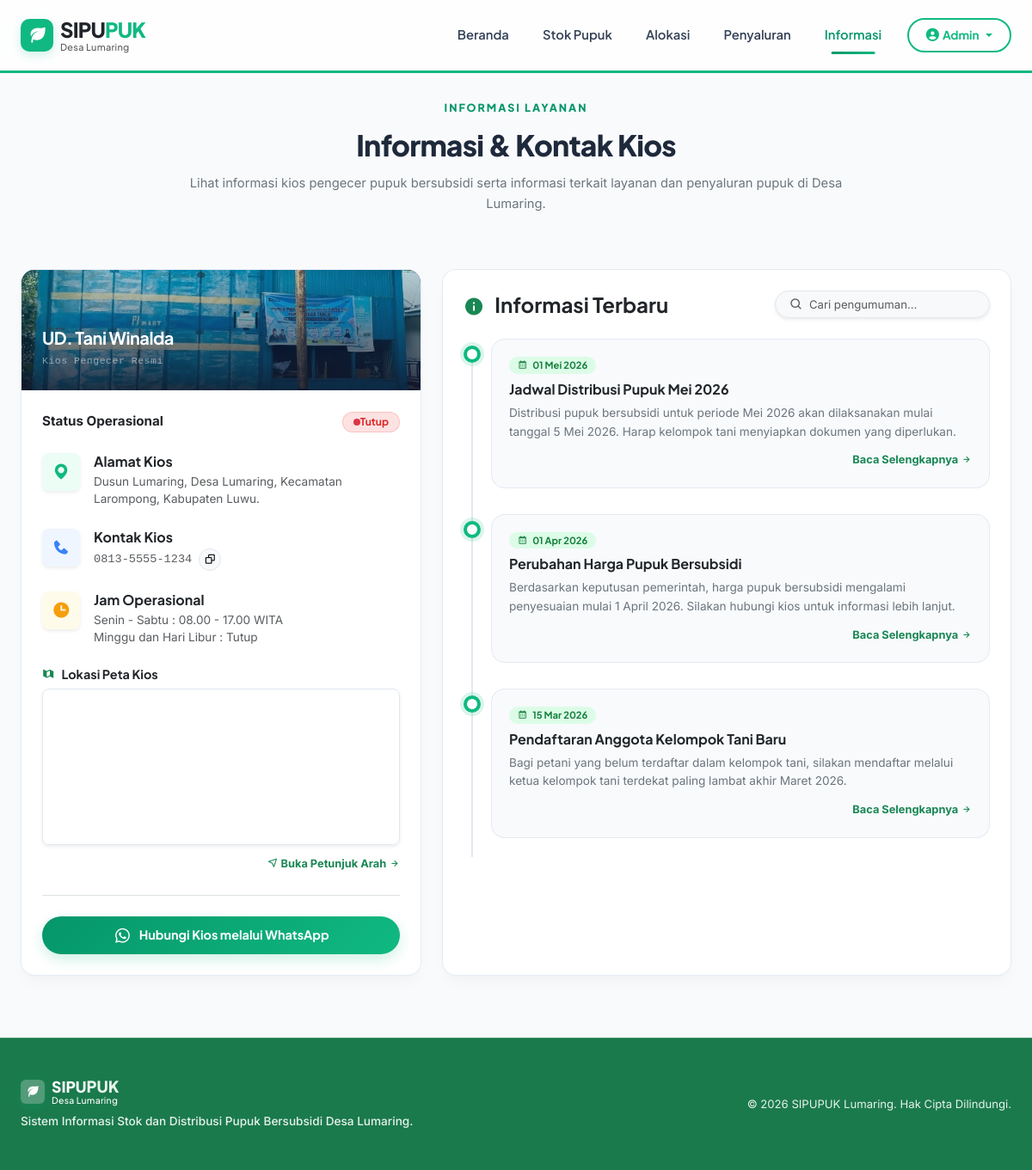
The page /index.php?page=informasi (signed in) on the database its author committed.
### tables this page shows
CREATE TABLE `informasi` (
  `id` INT(11) NOT NULL AUTO_INCREMENT,
  `judul` VARCHAR(200) NOT NULL,
  `isi` TEXT NOT NULL,
  `tanggal` DATE NOT NULL,
  `aktif` TINYINT(1) DEFAULT 1,
  `created_at` TIMESTAMP DEFAULT CURRENT_TIMESTAMP,
  PRIMARY KEY (`id`)
);

### index.php (called while the page is built, shortened)
<?php
require_once __DIR__ . '/config/database.php';
require_once __DIR__ . '/libraries/helpers.php';
include __DIR__ . '/views/layouts/public_layout.php';

### config/database.php (called while the page is built, shortened)
<?php
$base_url = '/webpupuk';
$assets_url = $base_url . '/assets';

### libraries/helpers.php (called while the page is built, shortened)
<?php
function formatTanggalShort($date) {
    $bulan = [
        1 => 'Jan', 'Feb', 'Mar', 'Apr', 'Mei', 'Jun',
        'Jul', 'Agt', 'Sep', 'Okt', 'Nov', 'Des'
    ];
    $d = new DateTime($date);
    return $d->format('d') . ' ' . $bulan[(int)$d->format('m')] . ' ' . $d->format('Y');
}

### views/publik/informasi.php (the view, shortened to what this page needs)
<?php
$informasi = $conn->query("SELECT * FROM informasi WHERE aktif=1 ORDER BY tanggal DESC");
$informasi_list = [];
if ($informasi && $informasi->num_rows > 0) {
    while ($row = $informasi->fetch_assoc()) {
        $row['tanggal_formatted'] = formatTanggalShort($row['tanggal']);
        $informasi_list[] = $row;
    }
}
$is_open = false;
?>
<div style="height: 40px; background-color: transparent;"></div>
<section class="py-5" style="background: #f8fafc; min-height: 80vh;">
    <div class="container py-4">
    <div class="row justify-content-center text-center mb-5 animate__animated animate__fadeIn">
        <div class="col-lg-8">
            <span class="section-label">Informasi Layanan</span>
            <h2 class="section-title">Informasi & Kontak Kios</h2>
            <p class="text-secondary" style="font-size: 0.92rem;">
                Lihat informasi kios pengecer pupuk bersubsidi serta informasi terkait layanan dan penyaluran pupuk di Desa Lumaring.
            </p>
        </div>
    </div>
    <div class="row g-4 justify-content-center animate__animated animate__fadeInUp">
        <div class="col-lg-5">
            <div class="card border-0 rounded-4 shadow-sm h-100 bg-white hover-up transition overflow-hidden"
                style="border: 1px solid rgba(226, 232, 240, 0.8) !important;">
                <div class="position-relative" style="height: 140px; overflow: hidden; background: #0f172a;">
                    <div class="position-absolute top-0 start-0 w-100 h-100" style="background: linear-gradient(to bottom, rgba(16, 185, 129, 0.1), rgba(15, 23, 42, 0.82)); z-index: 1;"></div>
                    <img src="<?= $assets_url ?>/img/kios.jpg" alt="UD. Tani Winalda" style="width: 100%; height: 100%; object-fit: cover; filter: brightness(0.95);">
                    <div class="position-absolute bottom-0 start-0 p-4 w-100 text-white" style="z-index: 2;">
                        <h4 class="fw-bold mb-0 text-white" style="font-size: 1.25rem; letter-spacing: -0.5px;">UD. Tani Winalda</h4>
                        <span class="text-white-50 font-monospace" style="font-size: 0.72rem; letter-spacing: 0.5px;">Kios Pengecer Resmi</span>
                    </div>
                </div>
                <div class="card-body p-4">
                    <div class="d-flex align-items-center justify-content-between mb-4">
                        <span class="fw-bold text-slate-800" style="font-size: 0.95rem;">Status Operasional</span>
                        <?php if ($is_open): ?>
                            <span class="badge bg-success-subtle text-success align-middle d-inline-flex align-items-center animate-pulse" style="font-size: 0.75rem; border: 1px solid rgba(16, 185, 129, 0.2); padding: 5px 12px;">
                                <span class="spinner-grow spinner-grow-sm text-success me-1.5" role="status" style="width: 8px; height: 8px; animation-duration: 1.2s;"></span> Buka Sekarang
                            </span>
                        <?php else: ?>
                            <span class="badge bg-danger-subtle text-danger align-middle d-inline-flex align-items-center" style="font-size: 0.75rem; border: 1px solid rgba(239, 68, 68, 0.2); padding: 5px 12px;">
                                <span class="d-inline-block rounded-circle bg-danger me-1.5" style="width: 8px; height: 8px;"></span> Tutup
                            </span>
                        <?php endif; ?>
                    </div>
                    <div class="d-flex align-items-start gap-3 mb-4 card-contact-item" style="transition: var(--transition);">
                        <div class="rounded-3 d-flex align-items-center justify-content-center shadow-sm icon-holder"
                            style="width: 44px; height: 44px; background: #ecfdf5; color: #10b981; flex-shrink: 0; transition: var(--transition);">
                            <i class="bx bxs-map" style="font-size: 1.35rem;"></i>
                        </div>
                        <div>
                            <h6 class="fw-bold text-dark mb-1">Alamat Kios</h6>
                            <p class="text-muted mb-0" style="font-size: 0.85rem; line-height: 1.5;">
                                Dusun Lumaring, Desa Lumaring, Kecamatan Larompong, Kabupaten Luwu.
                            </p>
                        </div>
                    </div>
                    <div class="d-flex align-items-start gap-3 mb-4 card-contact-item" style="transition: var(--transition);">
                        <div class="rounded-3 d-flex align-items-center justify-content-center shadow-sm icon-holder"
                            style="width: 44px; height: 44px; background: #eff6ff; color: #3b82f6; flex-shrink: 0; transition: var(--transition);">
                            <i class="bx bxs-phone" style="font-size: 1.35rem;"></i>
                        </div>
                        <div class="flex-grow-1">
                            <h6 class="fw-bold text-dark mb-1">Kontak Kios</h6>
                            <div class="d-flex align-items-center">
                                <span class="text-muted font-monospace" style="font-size: 0.85rem; font-weight: 500;">0813-5555-1234</span>
                                <button class="btn btn-sm btn-light p-1 rounded-circle ms-2 d-flex align-items-center justify-content-center" onclick="copyContactPhone('0813-5555-1234')" title="Salin Kontak" style="width: 26px; height: 26px; border: 1px solid #e2e8f0; background: #f8fafc;">
                                    <i class="bx bx-copy" style="font-size: 0.82rem;"></i>
                                </button>
                            </div>
                        </div>
                    </div>
                    <div class="d-flex align-items-start gap-3 mb-4 card-contact-item" style="transition: var(--transition);">
                        <div class="rounded-3 d-flex align-items-center justify-content-center shadow-sm icon-holder"
                            style="width: 44px; height: 44px; background: #fffbeb; color: #f59e0b; flex-shrink: 0; transition: var(--transition);">
                            <i class="bx bxs-time" style="font-size: 1.35rem;"></i>
                        </div>
                        <div>
                            <h6 class="fw-bold text-dark mb-1">Jam Operasional</h6>
                            <p class="text-muted mb-0" style="font-size: 0.85rem; line-height: 1.5;">
                                Senin - Sabtu : 08.00 - 17.00 WITA
                                <br>
                                Minggu dan Hari Libur : Tutup
                            </p>
                        </div>
                    </div>
                    <div class="mb-4">
                        <h6 class="fw-bold text-dark mb-2 d-flex align-items-center gap-2" style="font-size: 0.9rem;">
                            <i class="bx bxs-map-alt text-success"></i> Lokasi Peta Kios
                        </h6>
                        <div class="overflow-hidden rounded-3 shadow-sm position-relative" style="border: 1.5px solid var(--slate-200);">
                            <iframe width="100%" height="180" frameborder="0" scrolling="no" marginheight="0" marginwidth="0" src="https://www.openstreetmap.org/export/embed.html?bbox=120.34656%2C-3.52552%2C120.35656%2C-3.51552&amp;layer=mapnik&amp;marker=-3.52052%2C120.35156" style="border: 0; display: block;"></iframe>
                        </div>
                        <div class="text-end mt-2">
                            <a href="https://www.google.com/maps/search/?api=1&query=-3.520524930822248,120.3515601387173" target="_blank" class="text-success fw-bold text-decoration-none" style="font-size: 0.8rem; transition: var(--transition);">
                                <i class="bx bx-navigation"></i> Buka Petunjuk Arah <i class="bx bx-right-arrow-alt align-middle"></i>
                            </a>
                        </div>
                    </div>
                    <div class="border-top pt-4">
                        <a href="https://wa.me/6285941923299"
                            target="_blank"
                            class="btn btn-success w-100 rounded-pill py-2.5 fw-bold d-inline-flex align-items-center justify-content-center gap-2 shadow-sm transition hover-up"
                            style="background:#25d366;border:none;box-shadow: 0 4px 12px rgba(37, 211, 102, 0.25);">
                            <i class="bx bxl-whatsapp" style="font-size:1.4rem;"></i>
                            Hubungi Kios melalui WhatsApp
                        </a>
                    </div>
                </div>
            </div>
        </div>
        <div class="col-lg-7">
            <div class="card border-0 rounded-4 shadow-sm p-4 h-100 bg-white"
                style="border: 1px solid rgba(226, 232, 240, 0.8) !important;">
                <div class="d-flex flex-wrap align-items-center justify-content-between mb-4 gap-3">
                    <h4 class="fw-bold text-dark mb-0">
                        <i class="bx bxs-info-circle text-success align-middle me-2"></i>
                        Informasi Terbaru
                    </h4>
                    <div style="width: 250px; max-width: 100%;">
                        <div class="input-group shadow-sm border rounded-pill bg-light overflow-hidden px-2 py-0.5" style="border: 1.5px solid var(--slate-200) !important;">
                            <span class="input-group-text bg-transparent border-0 p-0 me-2 text-muted" style="padding-left: 8px !important;"><i class="bx bx-search"></i></span>
                            <input type="text" id="infoSearch" class="form-control bg-transparent border-0 p-0" placeholder="Cari pengumuman..." style="font-size: 0.82rem; height: 30px;">
                        </div>
                    </div>
                </div>
                <div class="timeline-container" id="infoContainer">
                    <div class="timeline-line"></div>
                    <?php if(count($informasi_list) > 0): foreach($informasi_list as $row):?>
                    <div class="timeline-item transition" data-title="<?= htmlspecialchars(strtolower($row['judul'])) ?>" data-content="<?= htmlspecialchars(strtolower($row['isi'])) ?>" onclick="openAnnouncementModal('<?= htmlspecialchars(addslashes($row['judul'])) ?>', '<?= $row['tanggal_formatted'] ?>', '<?= htmlspecialchars(addslashes($row['isi'])) ?>')">
                        <div class="timeline-dot"></div>
                        <div class="timeline-content-card">
                            <div class="d-flex align-items-center justify-content-between mb-2">
                                <span class="badge bg-success-subtle text-success" style="font-size:0.7rem; padding:4px 10px;">
                                    <i class="bx bx-calendar me-1"></i> <?= $row['tanggal_formatted'] ?>
                                </span>
                            </div>
                            <h5 class="fw-bold text-dark mb-2 info-title timeline-item-title" style="font-size:1rem; transition: var(--transition);">
                                <?= htmlspecialchars($row['judul']) ?>
                            </h5>
                            <p class="text-secondary mb-0 info-content timeline-item-excerpt">
                                <?= htmlspecialchars($row['isi']) ?>
                            </p>
                            <div class="text-end mt-2">
                                <span class="text-success fw-bold" style="font-size:0.8rem;">
                                    Baca Selengkapnya <i class="bx bx-right-arrow-alt align-middle"></i>
                                </span>
                            </div>
                        </div>
                    </div>
                    <?php endforeach; ?>
                    <?php endif;?>
                </div>
            </div>
        </div>
    </div>
</div>
</section>

### assets/css/public.css (style rules this page uses)
:root { --primary: #10b981; --primary-dark: #059669; --primary-light: #ecfdf5; --primary-gradient: linear-gradient(135deg, #059669 0%, #10b981 100%); --primary-glow: rgba(16, 185, 129, 0.08); --primary-glow-hover: rgba(16, 185, 129, 0.16); --secondary: #f59e0b; --secondary-light: #fffbeb; --success: #10b981; --warning: #f59e0b; --danger: #ef4444; --info: #3b82f6; --dark: #0f172a; --dark-light: #1e293b; --slate-50: #f8fafc; --slate-100: #f1f5f9; --slate-200: #e2e8f0; --slate-300: #cbd5e1; --slate-400: #94a3b8; --slate-500: #64748b; --slate-600: #475569; --slate-700: #334155; --slate-800: #1e293b; --white: #ffffff; --shadow-sm: 0 1px 2px 0 rgba(15, 23, 42, 0.05); --shadow: 0 10px 15px -3px rgba(15, 23, 42, 0.03), 0 4px 6px -4px rgba(15, 23, 42, 0.03); --shadow-md: 0 12px 20px -8px rgba(15, 23, 42, 0.06), 0 4px 6px -2px rgba(15, 23, 42, 0.02); --shadow-lg: 0 20px 25px -5px rgba(15, 23, 42, 0.08), 0 8px 10px -6px rgba(15, 23, 42, 0.03); --shadow-xl: 0 25px 50px -12px rgba(15, 23, 42, 0.12); --shadow-premium-hover: 0 20px 40px -15px rgba(16, 185, 129, 0.15), 0 0 0 1px rgba(16, 185, 129, 0.08); --radius: 12px; --radius-lg: 16px; --radius-xl: 24px; --transition: all 0.4s cubic-bezier(0.16, 1, 0.3, 1); }
*, *::before, *::after { margin: 0; padding: 0; box-sizing: border-box; }
html { scroll-behavior: smooth; }
body { font-family: 'Inter', -apple-system, BlinkMacSystemFont, sans-serif; color: var(--slate-700); background: var(--slate-50); line-height: 1.6; overflow-x: hidden; -webkit-font-smoothing: antialiased; display: flex; flex-direction: column; min-height: 100vh; }
h1, h2, h3, h4, h5, h6, .navbar-brand { font-family: 'Plus Jakarta Sans', -apple-system, BlinkMacSystemFont, sans-serif; color: var(--slate-800); font-weight: 700; }
a { text-decoration: none; color: inherit; transition: var(--transition); }
img { max-width: 100%; height: auto; }
.container { width: 100%; max-width: 1200px; margin: 0 auto; padding: 0 24px; }
.btn { font-family: 'Plus Jakarta Sans', sans-serif; display: inline-flex; align-items: center; gap: 8px; padding: 11px 26px; border-radius: 12px; font-weight: 700; font-size: 0.9rem; border: none; cursor: pointer; transition: var(--transition); }
.btn-success { background: var(--primary-gradient) !important; color: var(--white) !important; box-shadow: 0 6px 16px rgba(16, 185, 129, 0.2) !important; border: none !important; }
.section-label { font-family: 'Plus Jakarta Sans', sans-serif; display: inline-block; font-size: 0.78rem; font-weight: 800; color: var(--primary-dark); text-transform: uppercase; letter-spacing: 2px; margin-bottom: 12px; }
.section-title { font-size: 2.1rem; font-weight: 800; color: var(--slate-800); margin-bottom: 14px; letter-spacing: -0.75px; }
.card { background: var(--white) !important; border-radius: var(--radius-lg) !important; border: 1px solid rgba(16, 185, 129, 0.06) !important; box-shadow: var(--shadow) !important; transition: var(--transition) !important; }
.input-group { background: var(--slate-50); border: 1.5px solid var(--slate-200); border-radius: 12px; overflow: hidden; transition: var(--transition); }
.input-group .form-control { background: transparent !important; box-shadow: none !important; border: none !important; padding: 12px 18px; font-size: 0.95rem; color: var(--slate-800); }
.input-group .input-group-text { background: transparent !important; border: none !important; color: var(--slate-400); padding-left: 18px; }
.badge { font-family: 'Plus Jakarta Sans', sans-serif; font-weight: 700; font-size: 0.75rem; padding: 6px 14px; border-radius: 30px; }
.bg-success-subtle { background-color: #dcfce7 !important; color: #15803d !important; }
.bg-danger-subtle { background-color: #fee2e2 !important; color: #dc2626 !important; }

### rows shown on the page
informasi: tanggal_formatted "01 Mei 2026", judul "Jadwal Distribusi Pupuk Mei 2026", isi "Distribusi pupuk bersubsidi untuk periode Mei 2026 akan dilaksanakan mulai tanggal 5 Mei 2026. Harap kelompok tani menyiapkan dokumen yang diperlukan."
informasi: tanggal_formatted "01 Apr 2026", judul "Perubahan Harga Pupuk Bersubsidi", isi "Berdasarkan keputusan pemerintah, harga pupuk bersubsidi mengalami penyesuaian mulai 1 April 2026. Silakan hubungi kios untuk informasi lebih lanjut."
informasi: tanggal_formatted "15 Mar 2026", judul "Pendaftaran Anggota Kelompok Tani Baru", isi "Bagi petani yang belum terdaftar dalam kelompok tani, silakan mendaftar melalui ketua kelompok tani terdekat paling lambat akhir Maret 2026."

### other values the page prints
$_SESSION['user_nama'] "Admin"
